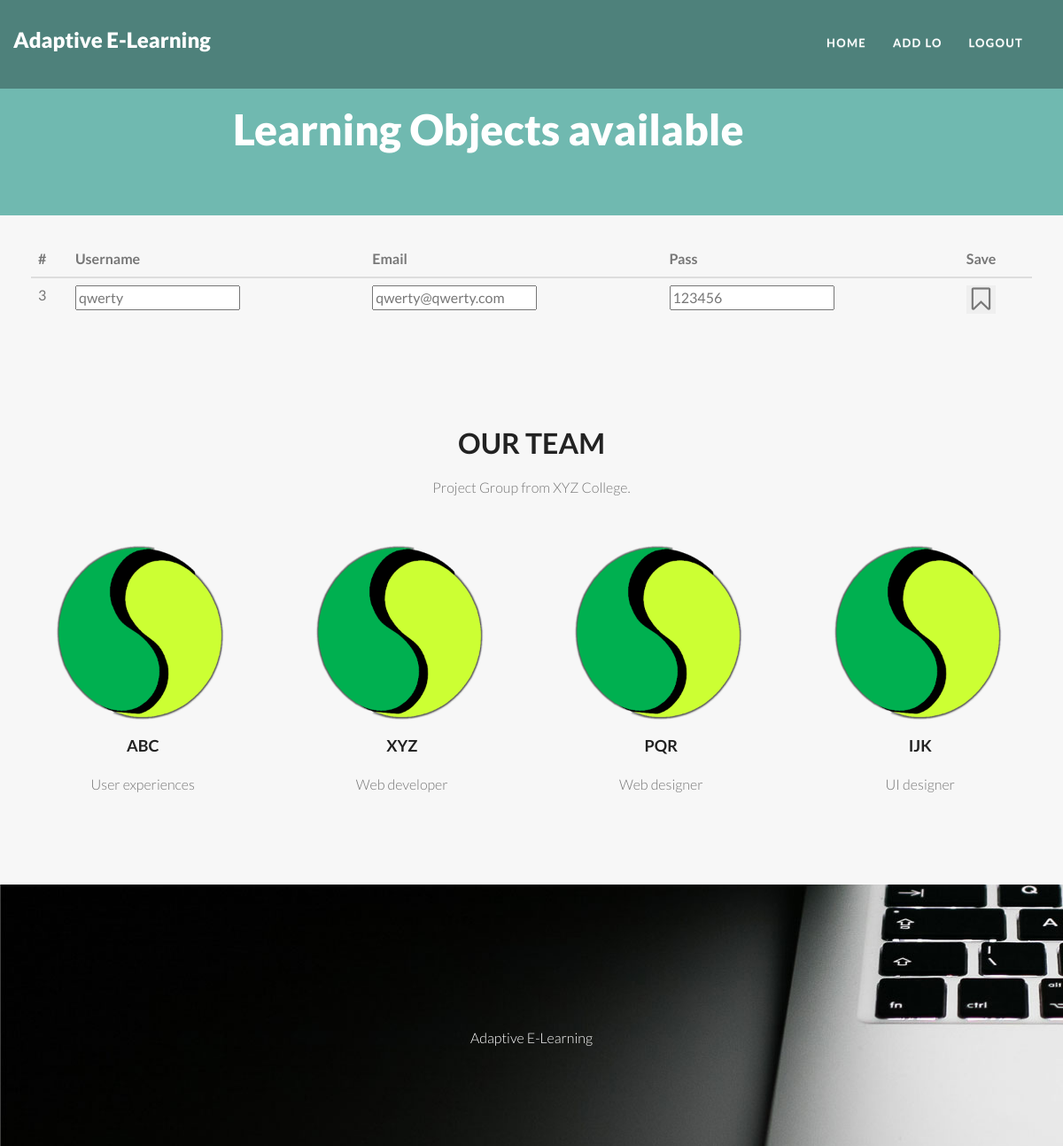
The page /admin/edit.php?uid=3 (signed in) on the database its author committed.
### tables this page shows
CREATE TABLE `user_info` (
  `uid` int(11) NOT NULL,
  `name` varchar(30) NOT NULL,
  `email` varchar(40) NOT NULL,
  `pass` varchar(20) NOT NULL
);

### admin/edit.php (the view, shortened to what this page needs)
<?php
if(isset($_SESSION['aid']))
{
?>
<html class="no-js">
<head>
  <link rel="stylesheet" type="text/css" href="css/isotope.css" media="screen" />
  <link rel="stylesheet" href="js/fancybox/jquery.fancybox.css" type="text/css" media="screen" />
  <link rel="stylesheet" href="css/bootstrap.css">
  <link rel="stylesheet" href="css/bootstrap-theme.css">
  <link rel="stylesheet" href="css/style.css">
  <link rel="stylesheet" href="css/style1.css">
  <link rel="stylesheet" href="skin/default.css">
</head>
<body>
  <div class="navbar navbar-fixed-top" role="navigation" data-0="line-height:100px; height:100px; background-color:rgba(0,0,0,0.3);" data-300="line-height:60px; height:60px; background-color:rgba(0,0,0,1);">
    <div class="container">
      <div class="navbar-header">
        <h1><a  class="navbar-brand" href="index.html" data-0="line-height:90px;" data-300="line-height:50px;">			Adaptive E-Learning
					</a></h1>
      </div>
      <div class="navbar-collapse collapse" style="margin-top:7px;">
        <ul class="nav navbar-nav" data-0="margin-top:20px;" data-300="margin-top:5px;">
          <li class="active"><a href="admin_home.php">Home</a></li>
          <li><a href="AddLO.php">Add LO</a></li>
		  <li><a href="logout.php">Logout</a></li>
        </ul>
      </div>
    </div>
  </div>
  <section class="featured"  >
    <div class="container">
      <div class="row mar-bot40">
        <div class="col-md-9 col-md-offset-1">
          <div class="align-center">
            <h2 class="slogan" >Learning Objects available</h2>
          </div>
        </div>
      </div>
    </div>
  </section>
	<section>
		<div class="container" style="margin-top:10px;padding:20px">
			<div class="row">
				<div class="col-md-12">
				<?php
				$uid=$_REQUEST['uid'];
				$conn=mysqli_connect('localhost','root','');
					mysqli_select_db($conn,'adaptive');
					$sql="select * from user_info where uid=$uid";
					$result=mysqli_query($conn,$sql);
					$row_product = mysqli_fetch_array($result);
					$uid = $row_product['uid'];
					$uname = $row_product['name'];
					$uemail = $row_product['email'];
					$upass = $row_product['pass'];
					?>
				<div class='table-responsive'>
					<form class="form-horizontal" action="edit_action.php" method="post" enctype="multipart/form-data">
					<table class='table table-hover'>
					<thead>
					<tr>
					<th>#</th>
					<th>Username</th>
					<th>Email</th>
					<th>Pass</th>
					<th>Save</th>
					</tr>
					</thead>
					<tbody>
					<td> <?php echo $uid ?></td>
					<td> <input type='input' name="upname" value='<?php echo $uname ?>' /> </td>
					<td> <input type='input' name="upemail" value='<?php echo $uemail ?>' /> </td>
					<td> <input type='input' name="uppass" value='<?php echo $upass ?>' /> </td>
					<td> <button type="submit" name="update"><i class="fa fa-bookmark-o" style='font-size:30px' aria-hidden="true"></i></button> </td>
					</tbody>
					</table>
					</form>
				</div>
			</div>
		</div>
	</section>
  <section id="section-about" class="section appear clearfix" >
    <div class="container">
      <div class="row mar-bot40">
        <div class="col-md-offset-3 col-md-6">
          <div class="section-header">
            <h2 class="section-heading animated" data-animation="bounceInUp">Our Team</h2>
            <p>Project Group from XYZ College.</p>
          </div>
        </div>
      </div>
      <div class="row align-center mar-bot40">
        <div class="col-md-3">
          <div class="team-member">
            <figure class="member-photo"><img src="img/team/suven.png" alt="" style="width:200px;" /></figure>
            <div class="team-detail">
              <h4>ABC</h4>
              <span>User experiences</span>
            </div>
          </div>
        </div>
        <div class="col-md-3" >
          <div class="team-member">
            <figure class="member-photo"><img src="img/team/suven.png" alt="" style="width:200px;" /></figure>
            <div class="team-detail">
              <h4>XYZ</h4>
              <span>Web developer</span>
            </div>
          </div>
        </div>
        <div class="col-md-3" >
          <div class="team-member">
            <figure class="member-photo"><img src="img/team/suven.png" alt="" style="width:200px;" /></figure>
            <div class="team-detail">
              <h4>PQR</h4>
              <span>Web designer</span>
            </div>
          </div>
        </div>
        <div class="col-md-3">
          <div class="team-member">
            <figure class="member-photo" ><img src="img/team/suven.png" alt="" style="width:200px;" /></figure>
            <div class="team-detail">
              <h4>IJK</h4>
              <span>UI designer</span>
            </div>
          </div>
        </div>
      </div>
    </div>
  </section>
  <section id="parallax1" class="section pad-top40 pad-bot40" data-stellar-background-ratio="0.5" style="margin-bottom:-400px;">
    <div class="container">
      <div class="align-center pad-top40 pad-bot40">
        <blockquote class="bigquote color-white"></blockquote>
        <p class="color-white">Adaptive E-Learning</p>
      </div>
    </div>
  </section>
</body>
</html>
<?php
}
else
{
echo "<script>window.open('Admin.html','_self')</script>";
}
?>

### admin/css/style.css (style rules this page uses)
body { color:#777; background: #f7f7f7; font-size: 16px; line-height: 1.6em; font-weight: 300; text-shadow: none; }
body, h1, h2, h3, h4, h5, h6, .h1, .h2, .h3, .h4, .h5, .h6 { font-family: 'Lato', sans-serif; }
h1, h2, h3, h4, h5, h6 { color:#222; }
h1,h2,h3,h4,h5,h6 { font-style: normal; margin: 0 0 20px 0; }
h1 { font-size: 40px; line-height: 30px; }
h2 { font-size: 32px; }
h4 { font-size: 18px; }
blockquote { font-family: Georgia, serif; }
blockquote.bigquote { border: none; font-size: 48px; font-weight: 700; line-height: 1.1em; }
article,aside,details,figcaption,figure,footer,header,hgroup,menu,nav,section { display: block; }
.row { z-index: 9999; }
.content,.container { overflow: hidden; }
.color-white { color: #fff; }
.align-center { text-align: center; }
.pad-top40 { padding-top: 40px; }
.pad-bot40 { padding-bottom: 40px; }
.mar-bot40 { margin-bottom: 40px; }
section.section { margin:0; padding: 80px 0 60px 0; }
.section-header { text-align: center; }
.section-header h2.section-heading { text-transform: uppercase; font-weight: 700; }
#parallax1 { background-image: url(../img/parallax/img1.jpg); }
.navbar { line-height: 100px; height: 100px; background-color: rgba(0,0,0,0.3); display: block; vertical-align: middle; text-align: center; margin-bottom: 0; padding-bottom:0; }
.navbar .navbar-collapse { margin-bottom: 0; padding-bottom:0; }
.nav li { height: 100%; line-height: 100%; margin-bottom: 0; padding-bottom:0; }
.nav>li>a { display: table-cell; height: 100%; line-height: 100%; vertical-align: middle; color: #fff; font-weight: 700; font-size: 13px; letter-spacing: .1em; text-transform: uppercase; }
.navbar-nav { float: right; margin-bottom: 0; padding-bottom:0; }
h1 a.navbar-brand { font-size: 24px; color: #fff; font-weight: 900; text-shadow: none; }
.navbar-brand { padding: 0; display: table-cell; vertical-align: middle; line-height: 90px; }
section.featured { padding: 120px 0 10px; background: #70B9B0; color: #fdfdfd; }
section.featured h2.slogan { color: #fff; font-size: 48px; font-weight: 900; }
.member-photo { box-sizing:border-box; -webkit-border-radius:50%; -moz-border-radius:50%; border-radius:50%; margin: 0 0 20px 0; }
.member-photo img { -webkit-border-radius:50%; -moz-border-radius:50%; border-radius:50%; }
.team-detail h4 { font-weight: 700; }

### admin/skin/default.css (style rules this page uses)
a { color: #35A49C; }

### admin/edit.php (style rules this page uses)
button { border:none; }

### rows shown on the page
user_info: uid "3", upname "qwerty", upemail "qwerty@qwerty.com", uppass "123456"
